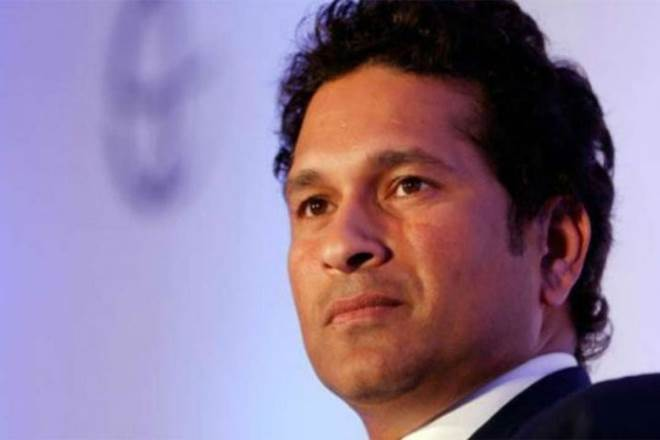
#> input picture Images_Open_Cv/Open_CV2/Sample_Test_Open_CV2/sachin.jpg, 660 x 440 px
$ python Image_Arithmetics.py
#> lines starting #> are read from the running program, lines starting #| are printed output that depends on the picture
import cv2
import numpy as np

img = cv2.imread("sachin.jpg")
#> img is the input picture: shape (440, 660, 3); mean B, G, R 145.9, 118.9, 139.9

img_Arithmetics = np.ones(img.shape, dtype="uint8") * 150
img_Arithmetics_1 = np.zeros(img.shape, dtype="uint8") + 150

added = cv2.add(img, img_Arithmetics)
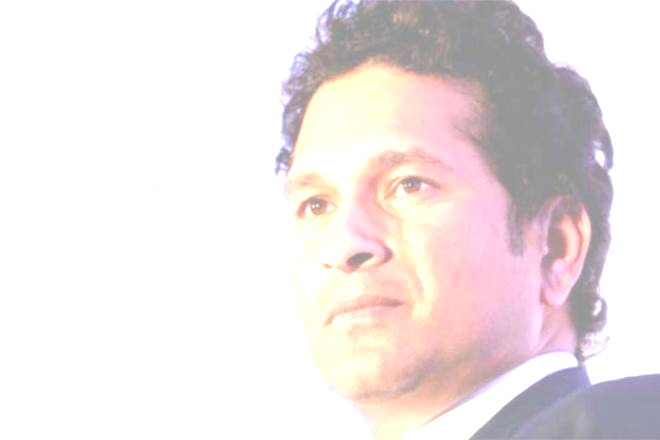
#> added: shape (440, 660, 3); mean B, G, R 229.3, 229.1, 237.8
subtracted = cv2.subtract(img, img_Arithmetics)
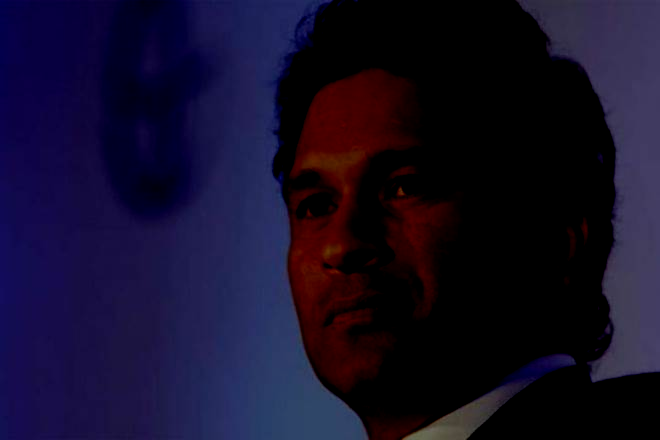
#> subtracted: shape (440, 660, 3); mean B, G, R 41.1, 14.4, 20.7
divided = cv2.divide(img, img_Arithmetics)
multiplied = cv2.multiply(img, img_Arithmetics)
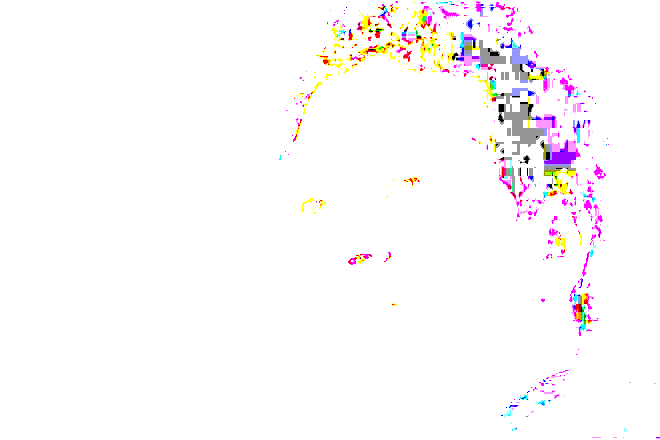
#> multiplied: shape (440, 660, 3); mean B, G, R 250.8, 249.8, 252.3

added_1 = cv2.add(img, img_Arithmetics_1)
subtracted_1 = cv2.subtract(img, img_Arithmetics_1)
divided_1 = cv2.divide(img, img_Arithmetics_1)
multiplied_1 = cv2.multiply(img, img_Arithmetics_1)

cv2.imshow("original image", img)
cv2.imshow("Image  Arithmetic Added", added)
cv2.imshow("Image  Arithmetic subtracted", subtracted)
cv2.imshow("Image  Arithmetic Divided", divided)
cv2.imshow("Image  Arithmetic Multiplied", multiplied)

cv2.imshow("Image  Arithmetic Added_1", added_1)
cv2.imshow("Image  Arithmetic subtracted_1", subtracted_1)
cv2.imshow("Image  Arithmetic Divided_1", divided_1)
cv2.imshow("Image  Arithmetic Multiplied_1", multiplied_1)

cv2.waitKey(111111)
cv2.destroyAllWindows()
